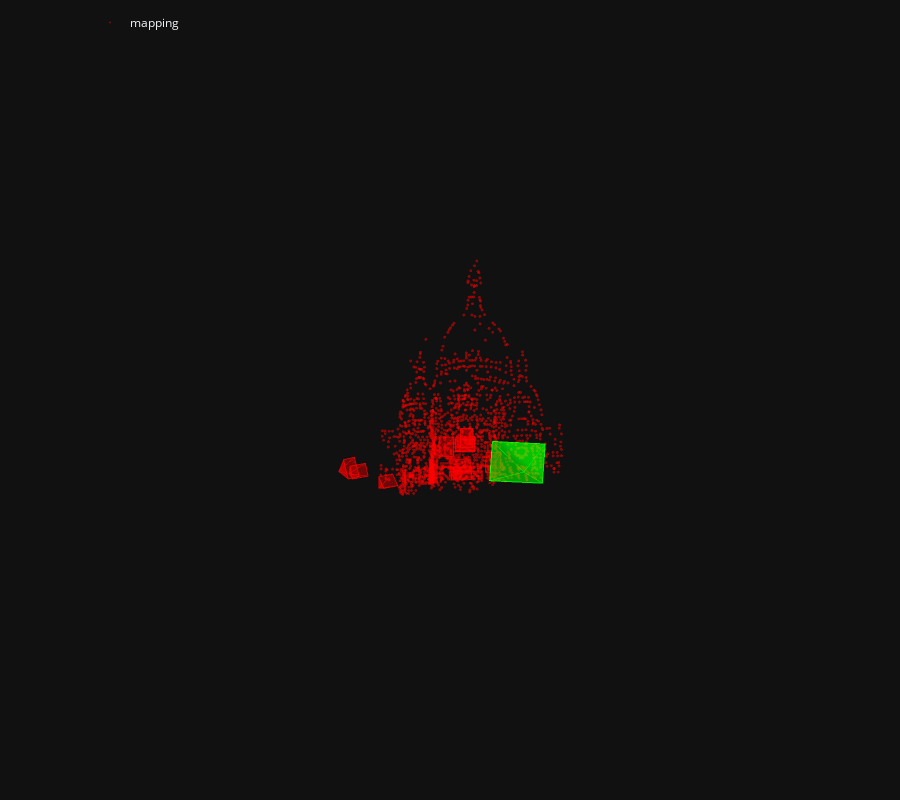

The code cell stored with this chart in its notebook:
### Markdown cell above
We visualize the correspondences between the query images a few mapping images. We can also visualize the estimated camera pose in the 3D map.

### Code cell
pose = pycolmap.Image(tvec=ret['tvec'], qvec=ret['qvec'])
viz_3d.plot_camera_colmap(fig, pose, camera, color='rgba(0,255,0,0.5)', name=query)
fig.show()

### Figure 1 — Plotly figure (JSON) as saved in the notebook; plotly's stock layout.template omitted (floating-point values rounded to 4 significant figures; data arrays with more than 128 entries replaced by an {"elided": "..."} marker saying what was removed)
{"data": [{"legendgroup": "mapping", "marker": {"color": "rgba(255,0,0,0.5)", "line": {"width": 0}, "size": 1}, "mode": "markers", "name": "mapping", "type": "scatter3d", "x": {"elided": "1866 float values"}, "y": {"elided": "1866 float values"}, "z": {"elided": "1866 float values"}}, {"legendgroup": "mapping", "line": {"color": "rgba(255,0,0,0.5)"}, "marker": {"size": 0.0001}, "name": "1", "showlegend": false, "type": "scatter3d", "x": [0.7881, 0.9781, 0.9687, 0.7788, 0.7881], "y": [0.01696, 0.02356, 0.2829, 0.2763, 0.01696], "z": [2.34, 2.352, 2.357, 2.345, 2.34]}, {"color": "rgba(255,0,0,0.5)", "i": [0, 0, 0, 0], "j": [1, 2, 3, 4], "k": [2, 3, 4, 1], "legendgroup": "mapping", "name": "1", "showlegend": false, "type": "mesh3d", "x": [0.8975, 0.7881, 0.9781, 0.9687, 0.7788, 0.7881], "y": [0.1568, 0.01696, 0.02356, 0.2829, 0.2763, 0.01696], "z": [2.039, 2.34, 2.352, 2.357, 2.345, 2.34]}, {"legendgroup": "mapping", "line": {"color": "rgba(255,0,0,0.5)", "width": 1}, "mode": "lines", "name": "1", "showlegend": false, "type": "scatter3d", "x": [0.8975, 0.7881, 0.9781, 0.8975, 0.9781, 0.9687, 0.8975, 0.9687, 0.7788, 0.8975, 0.7788, 0.7881], "y": [0.1568, 0.01696, 0.02356, 0.1568, 0.02356, 0.2829, 0.1568, 0.2829, 0.2763, 0.1568, 0.2763, 0.01696], "z": [2.039, 2.34, 2.352, 2.039, 2.352, 2.357, 2.039, 2.357, 2.345, 2.039, 2.345, 2.34]}, {"legendgroup": "mapping", "line": {"color": "rgba(255,0,0,0.5)"}, "marker": {"size": 0.0001}, "name": "2", "showlegend": false, "type": "scatter3d", "x": [0.3343, 0.5972, 0.6049, 0.3419, 0.3343], "y": [0.336, 0.3274, 0.4935, 0.502, 0.336], "z": [4.777, 4.759, 4.793, 4.811, 4.777]}, {"color": "rgba(255,0,0,0.5)", "i": [0, 0, 0, 0], "j": [1, 2, 3, 4], "k": [2, 3, 4, 1], "legendgroup": "mapping", "name": "2", "showlegend": false, "type": "mesh3d", "x": [0.4582, 0.3343, 0.5972, 0.6049, 0.3419, 0.3343], "y": [0.4542, 0.336, 0.3274, 0.4935, 0.502, 0.336], "z": [4.594, 4.777, 4.759, 4.793, 4.811, 4.777]}, {"legendgroup": "mapping", "line": {"color": "rgba(255,0,0,0.5)", "width": 1}, "mode": "lines", "name": "2", "showlegend": false, "type": "scatter3d", "x": [0.4582, 0.3343, 0.5972, 0.4582, 0.5972, 0.6049, 0.4582, 0.6049, 0.3419, 0.4582, 0.3419, 0.3343], "y": [0.4542, 0.336, 0.3274, 0.4542, 0.3274, 0.4935, 0.4542, 0.4935, 0.502, 0.4542, 0.502, 0.336], "z": [4.594, 4.777, 4.759, 4.594, 4.759, 4.793, 4.594, 4.793, 4.811, 4.594, 4.811, 4.777]}, {"legendgroup": "mapping", "line": {"color": "rgba(255,0,0,0.5)"}, "marker": {"size": 0.0001}, "name": "3", "showlegend": false, "type": "scatter3d", "x": [-0.9718, -0.7707, -0.7353, -0.9364, -0.9718], "y": [0.3207, 0.2749, 0.4406, 0.4863, 0.3207], "z": [4.803, 4.643, 4.64, 4.8, 4.803]}, {"color": "rgba(255,0,0,0.5)", "i": [0, 0, 0, 0], "j": [1, 2, 3, 4], "k": [2, 3, 4, 1], "legendgroup": "mapping", "name": "3", "showlegend": false, "type": "mesh3d", "x": [-0.9823, -0.9718, -0.7707, -0.7353, -0.9364, -0.9718], "y": [0.4051, 0.3207, 0.2749, 0.4406, 0.4863, 0.3207], "z": [4.552, 4.803, 4.643, 4.64, 4.8, 4.803]}, {"legendgroup": "mapping", "line": {"color": "rgba(255,0,0,0.5)", "width": 1}, "mode": "lines", "name": "3", "showlegend": false, "type": "scatter3d", "x": [-0.9823, -0.9718, -0.7707, -0.9823, -0.7707, -0.7353, -0.9823, -0.7353, -0.9364, -0.9823, -0.9364, -0.9718], "y": [0.4051, 0.3207, 0.2749, 0.4051, 0.2749, 0.4406, 0.4051, 0.4406, 0.4863, 0.4051, 0.4863, 0.3207], "z": [4.552, 4.803, 4.643, 4.552, 4.643, 4.64, 4.552, 4.64, 4.8, 4.552, 4.8, 4.803]}, {"legendgroup": "mapping", "line": {"color": "rgba(255,0,0,0.5)"}, "marker": {"size": 0.0001}, "name": "4", "showlegend": false, "type": "scatter3d", "x": [0.3884, 0.6357, 0.6366, 0.3893, 0.3884], "y": [-0.4703, -0.4718, -0.3075, -0.306, -0.4703], "z": [-4.013, -4.015, -4.017, -4.015, -4.013]}, {"color": "rgba(255,0,0,0.5)", "i": [0, 0, 0, 0], "j": [1, 2, 3, 4], "k": [2, 3, 4, 1], "legendgroup": "mapping", "name": "4", "showlegend": false, "type": "mesh3d", "x": [0.5068, 0.3884, 0.6357, 0.6366, 0.3893, 0.3884], "y": [-0.3955, -0.4703, -0.4718, -0.3075, -0.306, -0.4703], "z": [-4.522, -4.013, -4.015, -4.017, -4.015, -4.013]}, {"legendgroup": "mapping", "line": {"color": "rgba(255,0,0,0.5)", "width": 1}, "mode": "lines", "name": "4", "showlegend": false, "type": "scatter3d", "x": [0.5068, 0.3884, 0.6357, 0.5068, 0.6357, 0.6366, 0.5068, 0.6366, 0.3893, 0.5068, 0.3893, 0.3884], "y": [-0.3955, -0.4703, -0.4718, -0.3955, -0.4718, -0.3075, -0.3955, -0.3075, -0.306, -0.3955, -0.306, -0.4703], "z": [-4.522, -4.013, -4.015, -4.522, -4.015, -4.017, -4.522, -4.017, -4.015, -4.522, -4.015, -4.013]}, {"legendgroup": "mapping", "line": {"color": "rgba(255,0,0,0.5)"}, "marker": {"size": 0.0001}, "name": "5", "showlegend": false, "type": "scatter3d", "x": [-0.6003, -0.42, -0.3514, -0.5318, -0.6003], "y": [0.4885, 0.4424, 0.5946, 0.6406, 0.4885], "z": [5.414, 5.231, 5.261, 5.443, 5.414]}, {"color": "rgba(255,0,0,0.5)", "i": [0, 0, 0, 0], "j": [1, 2, 3, 4], "k": [2, 3, 4, 1], "legendgroup": "mapping", "name": "5", "showlegend": false, "type": "mesh3d", "x": [-0.6007, -0.6003, -0.42, -0.3514, -0.5318, -0.6003], "y": [0.6257, 0.4885, 0.4424, 0.5946, 0.6406, 0.4885], "z": [5.192, 5.414, 5.231, 5.261, 5.443, 5.414]}, {"legendgroup": "mapping", "line": {"color": "rgba(255,0,0,0.5)", "width": 1}, "mode": "lines", "name": "5", "showlegend": false, "type": "scatter3d", "x": [-0.6007, -0.6003, -0.42, -0.6007, -0.42, -0.3514, -0.6007, -0.3514, -0.5318, -0.6007, -0.5318, -0.6003], "y": [0.6257, 0.4885, 0.4424, 0.6257, 0.4424, 0.5946, 0.6257, 0.5946, 0.6406, 0.6257, 0.6406, 0.4885], "z": [5.192, 5.414, 5.231, 5.192, 5.231, 5.261, 5.192, 5.261, 5.443, 5.192, 5.443, 5.414]}, {"legendgroup": "mapping", "line": {"color": "rgba(255,0,0,0.5)"}, "marker": {"size": 0.0001}, "name": "6", "showlegend": false, "type": "scatter3d", "x": [0.3202, 0.5841, 0.589, 0.3251, 0.3202], "y": [0.1534, 0.1487, 0.3158, 0.3205, 0.1534], "z": [3.267, 3.252, 3.285, 3.3, 3.267]}, {"color": "rgba(255,0,0,0.5)", "i": [0, 0, 0, 0], "j": [1, 2, 3, 4], "k": [2, 3, 4, 1], "legendgroup": "mapping", "name": "6", "showlegend": false, "type": "mesh3d", "x": [0.4434, 0.3202, 0.5841, 0.589, 0.3251, 0.3202], "y": [0.2759, 0.1534, 0.1487, 0.3158, 0.3205, 0.1534], "z": [3.068, 3.267, 3.252, 3.285, 3.3, 3.267]}, {"legendgroup": "mapping", "line": {"color": "rgba(255,0,0,0.5)", "width": 1}, "mode": "lines", "name": "6", "showlegend": false, "type": "scatter3d", "x": [0.4434, 0.3202, 0.5841, 0.4434, 0.5841, 0.589, 0.4434, 0.589, 0.3251, 0.4434, 0.3251, 0.3202], "y": [0.2759, 0.1534, 0.1487, 0.2759, 0.1487, 0.3158, 0.2759, 0.3158, 0.3205, 0.2759, 0.3205, 0.1534], "z": [3.068, 3.267, 3.252, 3.068, 3.252, 3.285, 3.068, 3.285, 3.3, 3.068, 3.3, 3.267]}, {"legendgroup": "mapping", "line": {"color": "rgba(255,0,0,0.5)"}, "marker": {"size": 0.0001}, "name": "7", "showlegend": false, "type": "scatter3d", "x": [0.1832, 0.3688, 0.3683, 0.1827, 0.1832], "y": [-0.4848, -0.4846, -0.2369, -0.237, -0.4848], "z": [-3.802, -3.811, -3.817, -3.808, -3.802]}, {"color": "rgba(255,0,0,0.5)", "i": [0, 0, 0, 0], "j": [1, 2, 3, 4], "k": [2, 3, 4, 1], "legendgroup": "mapping", "name": "7", "showlegend": false, "type": "mesh3d", "x": [0.2432, 0.1832, 0.3688, 0.3683, 0.1827, 0.1832], "y": [-0.3765, -0.4848, -0.4846, -0.2369, -0.237, -0.4848], "z": [-4.487, -3.802, -3.811, -3.817, -3.808, -3.802]}, {"legendgroup": "mapping", "line": {"color": "rgba(255,0,0,0.5)", "width": 1}, "mode": "lines", "name": "7", "showlegend": false, "type": "scatter3d", "x": [0.2432, 0.1832, 0.3688, 0.2432, 0.3688, 0.3683, 0.2432, 0.3683, 0.1827, 0.2432, 0.1827, 0.1832], "y": [-0.3765, -0.4848, -0.4846, -0.3765, -0.4846, -0.2369, -0.3765, -0.2369, -0.237, -0.3765, -0.237, -0.4848], "z": [-4.487, -3.802, -3.811, -4.487, -3.811, -3.817, -4.487, -3.817, -3.808, -4.487, -3.808, -3.802]}, {"legendgroup": "mapping", "line": {"color": "rgba(255,0,0,0.5)"}, "marker": {"size": 0.0001}, "name": "8", "showlegend": false, "type": "scatter3d", "x": [-1.053, -0.9117, -0.8513, -0.9931, -1.053], "y": [0.2338, 0.1958, 0.4453, 0.4833, 0.2338], "z": [4.759, 4.638, 4.63, 4.751, 4.759]}, {"color": "rgba(255,0,0,0.5)", "i": [0, 0, 0, 0], "j": [1, 2, 3, 4], "k": [2, 3, 4, 1], "legendgroup": "mapping", "name": "8", "showlegend": false, "type": "mesh3d", "x": [-1.118, -1.053, -0.9117, -0.8513, -0.9931, -1.053], "y": [0.3733, 0.2338, 0.1958, 0.4453, 0.4833, 0.2338], "z": [4.49, 4.759, 4.638, 4.63, 4.751, 4.759]}, {"legendgroup": "mapping", "line": {"color": "rgba(255,0,0,0.5)", "width": 1}, "mode": "lines", "name": "8", "showlegend": false, "type": "scatter3d", "x": [-1.118, -1.053, -0.9117, -1.118, -0.9117, -0.8513, -1.118, -0.8513, -0.9931, -1.118, -0.9931, -1.053], "y": [0.3733, 0.2338, 0.1958, 0.3733, 0.1958, 0.4453, 0.3733, 0.4453, 0.4833, 0.3733, 0.4833, 0.2338], "z": [4.49, 4.759, 4.638, 4.49, 4.638, 4.63, 4.49, 4.63, 4.751, 4.49, 4.751, 4.759]}, {"legendgroup": "mapping", "line": {"color": "rgba(255,0,0,0.5)"}, "marker": {"size": 0.0001}, "name": "9", "showlegend": false, "type": "scatter3d", "x": [0.4552, 0.62, 0.6201, 0.4553, 0.4552], "y": [-0.6359, -0.636, -0.3889, -0.3888, -0.6359], "z": [-4.512, -4.513, -4.513, -4.513, -4.512]}, {"color": "rgba(255,0,0,0.5)", "i": [0, 0, 0, 0], "j": [1, 2, 3, 4], "k": [2, 3, 4, 1], "legendgroup": "mapping", "name": "9", "showlegend": false, "type": "mesh3d", "x": [0.5371, 0.4552, 0.62, 0.6201, 0.4553, 0.4552], "y": [-0.5131, -0.6359, -0.636, -0.3889, -0.3888, -0.6359], "z": [-5.22, -4.512, -4.513, -4.513, -4.513, -4.512]}, {"legendgroup": "mapping", "line": {"color": "rgba(255,0,0,0.5)", "width": 1}, "mode": "lines", "name": "9", "showlegend": false, "type": "scatter3d", "x": [0.5371, 0.4552, 0.62, 0.5371, 0.62, 0.6201, 0.5371, 0.6201, 0.4553, 0.5371, 0.4553, 0.4552], "y": [-0.5131, -0.6359, -0.636, -0.5131, -0.636, -0.3889, -0.5131, -0.3889, -0.3888, -0.5131, -0.3888, -0.6359], "z": [-5.22, -4.512, -4.513, -5.22, -4.513, -4.513, -5.22, -4.513, -4.513, -5.22, -4.513, -4.512]}, {"legendgroup": "mapping", "line": {"color": "rgba(255,0,0,0.5)"}, "marker": {"size": 0.0001}, "name": "10", "showlegend": false, "type": "scatter3d", "x": [0.3937, 0.6426, 0.6469, 0.398, 0.3937], "y": [-0.4869, -0.4926, -0.3059, -0.3002, -0.4869], "z": [-3.807, -3.81, -3.806, -3.802, -3.807]}, {"color": "rgba(255,0,0,0.5)", "i": [0, 0, 0, 0], "j": [1, 2, 3, 4], "k": [2, 3, 4, 1], "legendgroup": "mapping", "name": "10", "showlegend": false, "type": "mesh3d", "x": [0.5119, 0.3937, 0.6426, 0.6469, 0.398, 0.3937], "y": [-0.3802, -0.4869, -0.4926, -0.3059, -0.3002, -0.4869], "z": [-4.514, -3.807, -3.81, -3.806, -3.802, -3.807]}, {"legendgroup": "mapping", "line": {"color": "rgba(255,0,0,0.5)", "width": 1}, "mode": "lines", "name": "10", "showlegend": false, "type": "scatter3d", "x": [0.5119, 0.3937, 0.6426, 0.5119, 0.6426, 0.6469, 0.5119, 0.6469, 0.398, 0.5119, 0.398, 0.3937], "y": [-0.3802, -0.4869, -0.4926, -0.3802, -0.4926, -0.3059, -0.3802, -0.3059, -0.3002, -0.3802, -0.3002, -0.4869], "z": [-4.514, -3.807, -3.81, -4.514, -3.81, -3.806, -4.514, -3.806, -3.802, -4.514, -3.802, -3.807]}, {"line": {"color": "rgba(0,255,0,0.5)"}, "marker": {"size": 0.0001}, "name": "query/night.jpg", "showlegend": false, "type": "scatter3d", "x": [0.87, 1.551, 1.515, 0.8344, 0.87], "y": [-0.05155, -0.01478, 0.4957, 0.459, -0.05155], "z": [3.755, 3.842, 3.905, 3.818, 3.755]}, {"color": "rgba(0,255,0,0.5)", "i": [0, 0, 0, 0], "j": [1, 2, 3, 4], "k": [2, 3, 4, 1], "name": "query/night.jpg", "showlegend": false, "type": "mesh3d", "x": [1.276, 0.87, 1.551, 1.515, 0.8344, 0.87], "y": [0.3133, -0.05155, -0.01478, 0.4957, 0.459, -0.05155], "z": [3.138, 3.755, 3.842, 3.905, 3.818, 3.755]}, {"line": {"color": "rgba(0,255,0,0.5)", "width": 1}, "mode": "lines", "name": "query/night.jpg", "showlegend": false, "type": "scatter3d", "x": [1.276, 0.87, 1.551, 1.276, 1.551, 1.515, 1.276, 1.515, 0.8344, 1.276, 0.8344, 0.87], "y": [0.3133, -0.05155, -0.01478, 0.3133, -0.01478, 0.4957, 0.3133, 0.4957, 0.459, 0.3133, 0.459, -0.05155], "z": [3.138, 3.755, 3.842, 3.138, 3.842, 3.905, 3.138, 3.905, 3.818, 3.138, 3.818, 3.755]}, {"line": {"color": "rgba(0,255,0,0.5)"}, "marker": {"size": 0.0001}, "name": "query/night.jpg", "showlegend": false, "type": "scatter3d", "x": [0.87, 1.551, 1.515, 0.8344, 0.87], "y": [-0.05155, -0.01478, 0.4957, 0.459, -0.05155], "z": [3.755, 3.842, 3.905, 3.818, 3.755]}, {"color": "rgba(0,255,0,0.5)", "i": [0, 0, 0, 0], "j": [1, 2, 3, 4], "k": [2, 3, 4, 1], "name": "query/night.jpg", "showlegend": false, "type": "mesh3d", "x": [1.276, 0.87, 1.551, 1.515, 0.8344, 0.87], "y": [0.3133, -0.05155, -0.01478, 0.4957, 0.459, -0.05155], "z": [3.138, 3.755, 3.842, 3.905, 3.818, 3.755]}, {"line": {"color": "rgba(0,255,0,0.5)", "width": 1}, "mode": "lines", "name": "query/night.jpg", "showlegend": false, "type": "scatter3d", "x": [1.276, 0.87, 1.551, 1.276, 1.551, 1.515, 1.276, 1.515, 0.8344, 1.276, 0.8344, 0.87], "y": [0.3133, -0.05155, -0.01478, 0.3133, -0.01478, 0.4957, 0.3133, 0.4957, 0.459, 0.3133, 0.459, -0.05155], "z": [3.138, 3.755, 3.842, 3.138, 3.842, 3.905, 3.138, 3.905, 3.818, 3.138, 3.818, 3.755]}], "layout": {"height": 800, "legend": {"orientation": "h", "x": 0.1, "xanchor": "left", "y": 0.99, "yanchor": "top"}, "margin": {"b": 0, "l": 0, "pad": 0, "r": 0, "t": 0}, "scene": {"aspectmode": "data", "camera": {"eye": {"x": 0, "y": -0.1, "z": -2}, "projection": {"type": "orthographic"}, "up": {"x": 0, "y": -1, "z": 0}}, "dragmode": "orbit", "xaxis": {"autorange": true, "showbackground": false, "showgrid": false, "showline": false, "showticklabels": true, "visible": false}, "yaxis": {"autorange": true, "showbackground": false, "showgrid": false, "showline": false, "showticklabels": true, "visible": false}, "zaxis": {"autorange": true, "showbackground": false, "showgrid": false, "showline": false, "showticklabels": true, "visible": false}}}}
